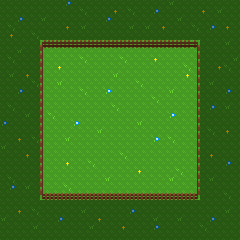

A 2D game scene composited from a Tiled map and its tileset images. What follows is a short description and the map's XML, with every tile layer's data as written:
An orthogonal 30x30 tile map with 8x8 px tiles, 2 tile layers (ground, fence).

<map version="1.2" tiledversion="1.3.5" orientation="orthogonal" renderorder="right-down" width="30" height="30" tilewidth="8" tileheight="8" infinite="0" nextlayerid="4" nextobjectid="5">
 <tileset firstgid="1" source="../tilesets/set8px.tsx" />
 <layer id="1" name="ground" width="30" height="30">
  <data encoding="csv">
21,21,21,21,21,21,21,21,17,21,21,21,21,21,21,21,21,21,21,21,21,19,21,21,21,21,21,21,21,21,
21,21,21,21,21,21,21,21,21,21,20,21,21,21,18,21,20,21,21,17,21,21,21,21,21,18,21,19,21,21,
21,21,17,21,21,19,21,21,21,21,21,21,21,17,21,21,21,21,21,21,21,21,19,21,21,21,21,21,21,21,
21,20,21,21,21,21,21,21,18,21,19,21,21,21,21,21,19,21,19,21,18,21,21,21,20,21,17,21,18,21,
21,18,21,21,20,21,21,21,21,21,21,21,21,21,21,21,21,21,21,21,21,21,21,21,21,21,21,21,21,21,
21,21,21,21,21,49,49,49,49,49,49,49,49,49,49,49,49,49,49,49,49,49,49,49,49,21,21,21,19,21,
21,21,19,21,21,49,49,49,49,49,49,49,49,49,49,49,49,49,49,49,49,49,49,49,49,21,21,21,21,21,
21,20,21,21,21,49,49,49,49,49,36,49,49,49,49,36,49,49,49,34,49,49,49,49,49,21,21,21,21,19,
21,21,21,21,21,49,49,34,49,49,49,49,49,49,49,49,49,49,49,49,49,49,49,36,49,21,21,18,20,21,
21,19,21,18,21,49,49,49,49,49,49,49,49,49,35,49,49,49,49,49,49,49,49,34,49,21,21,21,21,21,
21,21,21,21,20,49,49,35,49,49,49,49,49,49,49,49,49,36,49,49,49,49,49,49,49,21,19,21,21,21,
21,21,17,21,21,49,49,49,49,49,36,49,49,33,49,49,49,49,49,49,49,35,49,49,49,21,21,21,17,21,
21,21,21,21,21,49,49,49,49,49,49,49,49,49,49,49,49,49,49,36,49,49,49,49,49,21,21,21,21,21,
21,20,21,21,21,49,49,49,49,49,49,49,49,49,36,49,49,49,49,49,49,49,49,49,49,21,17,21,19,21,
21,21,21,19,21,49,36,49,49,49,49,49,49,49,49,49,49,49,49,49,49,33,49,49,49,21,21,21,21,21,
17,21,21,21,21,49,49,49,49,33,49,49,49,49,49,49,49,35,49,49,49,49,49,49,49,21,21,21,21,21,
21,21,21,21,21,49,49,49,49,49,49,49,35,49,49,49,49,49,49,49,49,49,49,49,49,21,20,21,18,21,
21,21,18,21,20,49,49,49,35,49,49,49,49,49,49,49,49,49,49,33,49,36,49,49,49,21,21,21,21,21,
19,21,21,21,21,49,49,49,49,49,49,49,49,49,49,49,49,49,49,49,49,49,49,49,49,21,21,21,21,21,
21,21,21,18,21,49,49,49,49,49,49,49,49,49,49,36,49,49,49,49,49,49,49,49,49,21,18,21,21,21,
21,21,21,21,21,49,49,49,34,49,49,36,49,49,49,49,49,49,49,49,49,49,49,49,49,21,21,21,17,21,
21,21,21,21,21,49,49,49,49,49,49,49,49,49,49,49,49,34,49,49,49,49,36,49,49,21,21,21,21,21,
21,20,21,21,21,49,49,49,49,49,49,49,49,35,49,49,49,49,49,49,49,35,49,49,49,21,19,21,21,21,
21,17,21,19,21,49,49,49,36,49,49,49,49,49,49,49,49,49,49,49,49,49,49,49,49,21,21,21,21,21,
21,21,21,21,21,49,49,49,49,49,49,49,49,49,49,49,49,49,49,49,49,49,49,49,49,21,21,21,20,21,
21,21,21,21,21,21,21,21,21,21,21,21,21,21,21,21,21,21,21,21,21,21,21,21,21,21,21,21,21,21,
21,21,18,21,20,21,21,21,21,21,19,21,21,21,21,21,17,21,21,21,21,21,21,21,21,21,21,21,19,21,
19,21,21,21,21,21,21,17,21,21,21,21,18,21,21,21,21,21,21,19,21,21,19,21,21,21,17,21,21,21,
21,21,21,21,19,21,21,21,21,21,21,19,21,21,21,18,21,21,21,17,21,21,21,21,21,20,21,21,21,21,
21,21,21,21,21,21,21,21,21,21,21,21,21,21,21,21,21,21,21,21,21,21,21,21,21,21,21,21,21,21
</data>
 </layer>
 <layer id="2" name="fence" width="30" height="30">
  <data encoding="csv">
0,0,0,0,0,0,0,0,0,0,0,0,0,0,0,0,0,0,0,0,0,0,0,0,0,0,0,0,0,0,
0,0,0,0,0,0,0,0,0,0,0,0,0,0,0,0,0,0,0,0,0,0,0,0,0,0,0,0,0,0,
0,0,0,0,0,0,0,0,0,0,0,0,0,0,0,0,0,0,0,0,0,0,0,0,0,0,0,0,0,0,
0,0,0,0,0,0,0,0,0,0,0,0,0,0,0,0,0,0,0,0,0,0,0,0,0,0,0,0,0,0,
0,0,0,0,0,0,0,0,0,0,0,0,0,0,0,0,0,0,0,0,0,0,0,0,0,0,0,0,0,0,
0,0,0,0,0,50,51,51,51,51,51,51,51,51,51,51,51,51,51,51,51,51,51,51,52,0,0,0,0,0,
0,0,0,0,0,66,0,0,0,0,0,0,0,0,0,0,0,0,0,0,0,0,0,0,68,0,0,0,0,0,
0,0,0,0,0,66,0,0,0,0,0,0,0,0,0,0,0,0,0,0,0,0,0,0,68,0,0,0,0,0,
0,0,0,0,0,66,0,0,0,0,0,0,0,0,0,0,0,0,0,0,0,0,0,0,68,0,0,0,0,0,
0,0,0,0,0,66,0,0,0,0,0,0,0,0,0,0,0,0,0,0,0,0,0,0,68,0,0,0,0,0,
0,0,0,0,0,66,0,0,0,0,0,0,0,0,0,0,0,0,0,0,0,0,0,0,68,0,0,0,0,0,
0,0,0,0,0,66,0,0,0,0,0,0,0,0,0,0,0,0,0,0,0,0,0,0,68,0,0,0,0,0,
0,0,0,0,0,66,0,0,0,0,0,0,0,0,0,0,0,0,0,0,0,0,0,0,68,0,0,0,0,0,
0,0,0,0,0,66,0,0,0,0,0,0,0,0,0,0,0,0,0,0,0,0,0,0,68,0,0,0,0,0,
0,0,0,0,0,66,0,0,0,0,0,0,0,0,0,0,0,0,0,0,0,0,0,0,68,0,0,0,0,0,
0,0,0,0,0,66,0,0,0,0,0,0,0,0,0,0,0,0,0,0,0,0,0,0,68,0,0,0,0,0,
0,0,0,0,0,66,0,0,0,0,0,0,0,0,0,0,0,0,0,0,0,0,0,0,68,0,0,0,0,0,
0,0,0,0,0,66,0,0,0,0,0,0,0,0,0,0,0,0,0,0,0,0,0,0,68,0,0,0,0,0,
0,0,0,0,0,66,0,0,0,0,0,0,0,0,0,0,0,0,0,0,0,0,0,0,68,0,0,0,0,0,
0,0,0,0,0,66,0,0,0,0,0,0,0,0,0,0,0,0,0,0,0,0,0,0,68,0,0,0,0,0,
0,0,0,0,0,66,0,0,0,0,0,0,0,0,0,0,0,0,0,0,0,0,0,0,68,0,0,0,0,0,
0,0,0,0,0,66,0,0,0,0,0,0,0,0,0,0,0,0,0,0,0,0,0,0,68,0,0,0,0,0,
0,0,0,0,0,66,0,0,0,0,0,0,0,0,0,0,0,0,0,0,0,0,0,0,68,0,0,0,0,0,
0,0,0,0,0,66,0,0,0,0,0,0,0,0,0,0,0,0,0,0,0,0,0,0,68,0,0,0,0,0,
0,0,0,0,0,82,83,83,83,83,83,83,83,83,83,83,83,83,83,83,83,83,83,83,84,0,0,0,0,0,
0,0,0,0,0,0,0,0,0,0,0,0,0,0,0,0,0,0,0,0,0,0,0,0,0,0,0,0,0,0,
0,0,0,0,0,0,0,0,0,0,0,0,0,0,0,0,0,0,0,0,0,0,0,0,0,0,0,0,0,0,
0,0,0,0,0,0,0,0,0,0,0,0,0,0,0,0,0,0,0,0,0,0,0,0,0,0,0,0,0,0,
0,0,0,0,0,0,0,0,0,0,0,0,0,0,0,0,0,0,0,0,0,0,0,0,0,0,0,0,0,0,
0,0,0,0,0,0,0,0,0,0,0,0,0,0,0,0,0,0,0,0,0,0,0,0,0,0,0,0,0,0
</data>
 </layer>
 <objectgroup id="3" name="Colliders" />
</map>
